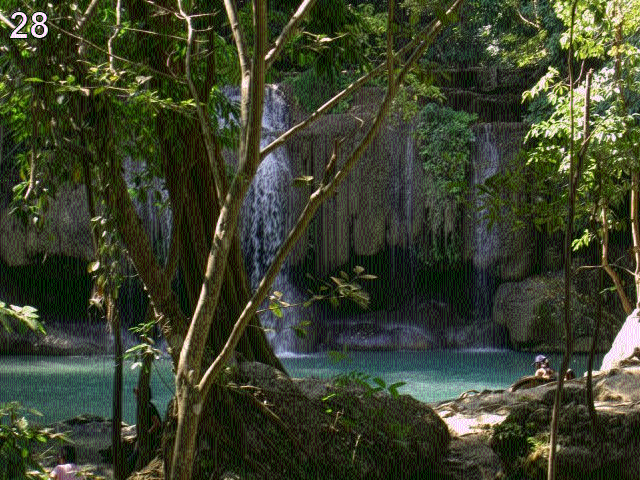
#> input picture pythonchallenge/bell.png, 640 x 480 px
$ python 28.py   (Python 2 division)
#> lines starting #> are read from the running program, lines starting #| are printed output that depends on the picture
# -*- coding: UTF-8 -*-
import Image

bell = Image.open('bell.png')
#> bell is the input picture: PIL image 640x480 RGB; mean R, G, B 59.1, 65.1, 44
#获取图片中所有像素的g值
bell.load()
green = bell.split()[1]
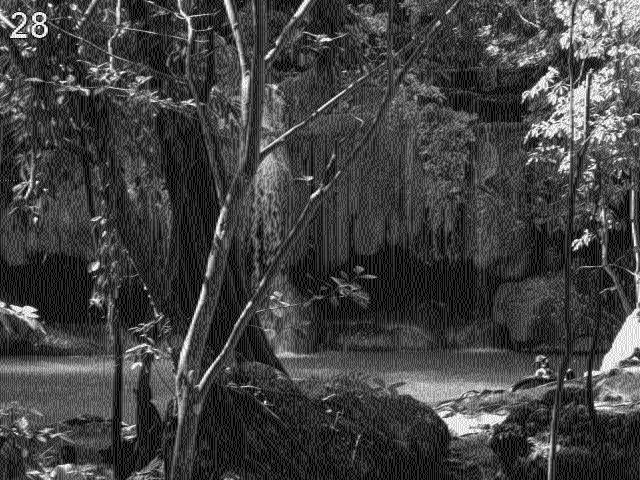
#> green: PIL image 640x480 L; min 0, max 255, mean 65.1
data = list(green.getdata())
#> data = 307200 items
message = []
#计算差值的绝对值
for i in xrange(0, len(data) - 1, 2):
    if abs(data[i] - data[i + 1]) != 42:
        message.append(chr(abs(data[i] - data[i + 1])))
#> this loop made 153600 passes
#> i on passes 3 to 5: 4, 6, 8
#> after the loop, message = ['w', 'h', 'o', 'd', 'u', 'n', 'n', 'i', 't', '(', ')', '.', 's', 'p', 'l', 'i', 't', '(', ')', '[', '0', ']', ' ', '?']

print ''.join(message)
#| whodunnit().split()[0] ?


print "Guido Van Rossum".split()[0]
